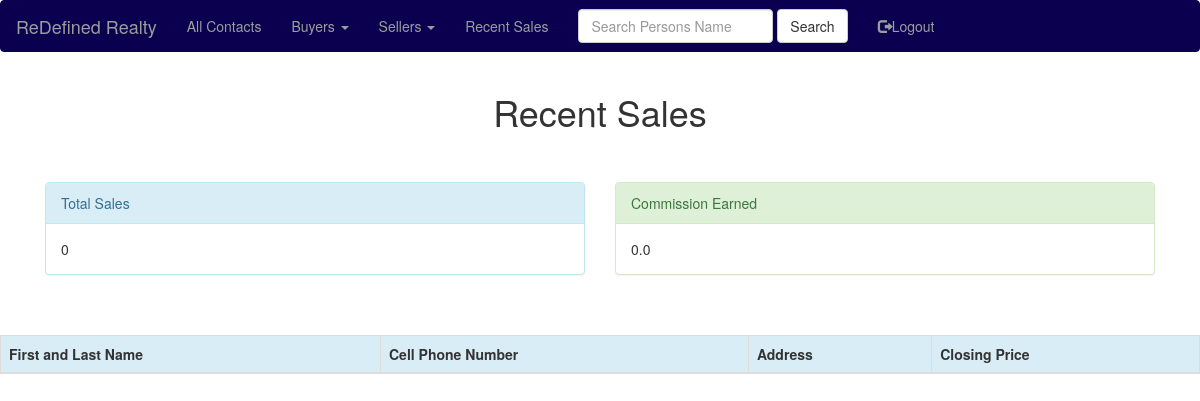
The page /recentsales (signed in) on the database as committed earlier.
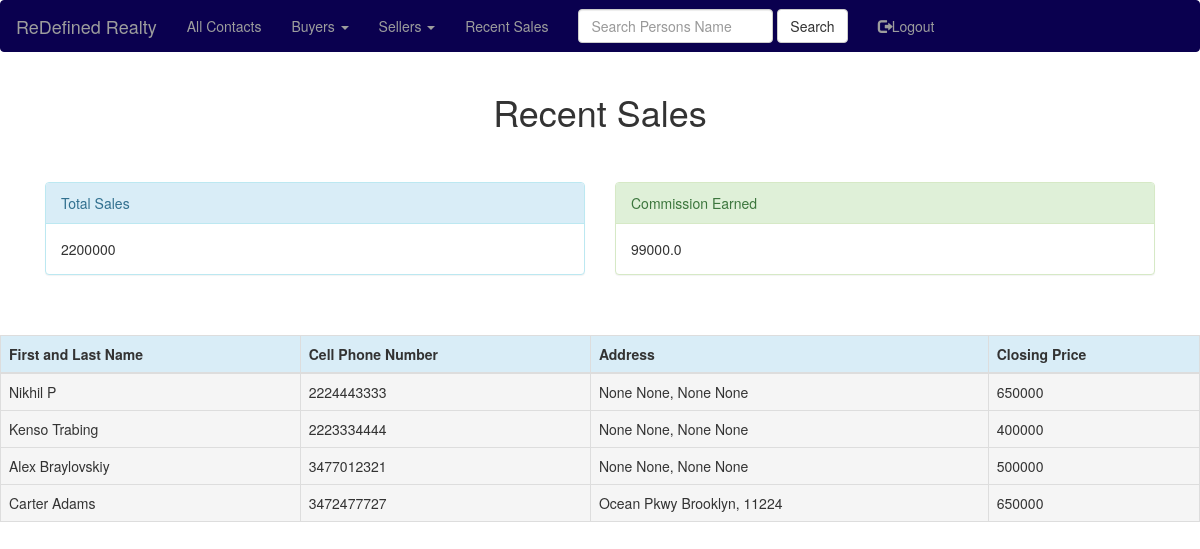
The same page on the database as committed later.
### app/models.py (models this page shows)
class ClosedDeals(db.Model):
    id = db.Column(db.Integer, primary_key=True)
    first_name=db.Column(db.String(20))
    last_name=db.Column(db.String(20))
    phone_cell=db.Column(db.Integer)
    ptype=db.Column(db.String(6))
    house_number=db.Column(db.String(140))
    street_name=db.Column(db.String(140))
    city_name=db.Column(db.String(140))
    state_name=db.Column(db.String(140))
    zip_code=db.Column(db.String(140))
    price=db.Column(db.Integer)
    user_account_pk=db.Column(db.Integer, db.ForeignKey('user.id'))

### app/routes.py (the view)
@app.route('/recentsales', methods=['GET'])
@login_required
def recentsales():
    all_closed_deals = view_closed_deals(current_user)
    tot_sales = 0
    for everyone in all_closed_deals:
        tot_sales = tot_sales + everyone.price
    tot_comm = tot_sales * 0.045
    return render_template('recentsales.html', title = 'Recent Sales', deals=all_closed_deals, total_s=tot_sales, commission = tot_comm)

### app/models.py (called while the page is built)
@login.user_loader
def load_user(id):
    return User.query.get(int(id))

### app/queryfunc.py (called while the page is built)
def view_closed_deals(current_user):
    currentuser = User.query.filter_by(username=current_user.username).first()
    user_account_pk = currentuser.id
    all_closed = ClosedDeals.query.filter_by(user_account_pk=user_account_pk).all()
    return all_closed

### app/templates/recentsales.html (shortened to what this page needs)
{% extends "base.html" %}
{% import 'bootstrap/wtf.html' as wtf %}
{% block app_content %}
    <center><h1>Recent Sales</h1></center>
<div class="col-sm-6">
    <div class="panel panel-info">
        <div class="panel-heading">Total Sales</div>
            <div class="panel-body">{{ total_s }}</div>
        </div>
    </div>
    <div class="col-md-6">
        <div class="panel panel-success">
            <div class="panel-heading">Commission Earned</div>
            <div class="panel-body">{{ commission }}</div>
        </div>
    </div>
</div>
    <div class="table-responsive">
        <table class="table table-bordered">
            <thead>
                <tr class="info">
                    <th>First and Last Name</th>
                    <th>Cell Phone Number</th>
                    <th>Address</th>
                    <th>Closing Price</th>
                </tr>
            </thead>
            {% for everyone in deals %}
            <TR>
                <TD class="active">{{ everyone.first_name }}  {{ everyone.last_name }}</a></TD>
                <TD class="active">{{ everyone.phone_cell }}</TD>
                <TD class="active">{{ everyone.street_number }} {{ everyone.street_name }} {{ everyone.city_name }}, {{ everyone.state_name }} {{ everyone.zip_code }}</TD>
                <TD class="active">{{ everyone.price }}</TD>
            </TR>
            {% endfor %}
        </table>
    </div>
{% endblock %}

### app/templates/base.html (shortened to what this page needs)
{% extends 'bootstrap/base.html' %}
{% block navbar %}
    <nav class="navbar bg-info navbar-inverse">
        <div class="container-fluid">
            <div class="navbar-header">
                <a class="navbar-brand" href="{{ url_for('index') }}">ReDefined Realty</a>
            </div>
            <div class="collapse navbar-collapse" id="bs-example-navbar-collapse-1">
                <ul class="nav navbar-nav navbar-left">
                    {% if current_user.is_anonymous %}
                    <li><a href="{{ url_for('login') }}"><span class="glyphicon glyphicon-log-in"></span>Login</a></li>
                    <li><a href="{{ url_for('register') }}"><span class="glyphicon glyphicon-user"></span>Register</a></li>
                    {% else %}
                    <li><a href="{{ url_for('people') }}">All Contacts</a></li>
                    <li class="dropdown">
                        <a class="dropdown-toggle" data-toggle="dropdown" href="#">Buyers
                        <span class="caret"></span></a>
                    </li>
                    <li class="dropdown">
                        <a class="dropdown-toggle" data-toggle="dropdown" href="#">Sellers
                        <span class="caret"></span></a>
                    </li>
                    <li><a href="{{ url_for('recentsales') }}">Recent Sales</a></li>
                    <form class="navbar-form navbar-left" method="post" action="{{ url_for('search_people') }}">
                        <div class="form-group">
                            <input type="text" name="search_string" class="form-control" placeholder="Search Persons Name">
                        </div>
                        <button type="submit" class="btn btn-default">Search</button>
                    </form>
                    <li><a href="{{ url_for('logout') }}"><span class="glyphicon glyphicon-log-out"></span>Logout</a></li>
                    {% endif %}
                </ul>
            </div>
        </div>
    </nav>
{% endblock %}
{% block content %}
    <div class="container">
        {% block app_content %}{% endblock %}
{% endblock %}
{% block styles %}
{{ super() }}
<link rel="stylesheet" href="/static/styles.css"/>
{% endblock %}

### app/static/styles.css (style rules this page uses)
.navbar { background-color: #0a004f; border-color: #0a004f; }
.navbar-inverse { background-color: #0a004f; border-color: #0a004f; }

Rows that differ between the two databases and show on the page:
added ClosedDeals: first_name "Nikhil", last_name "P", phone_cell "2224443333", street_name "None", city_name "None", state_name "None", zip_code "None", price "650000"
added ClosedDeals: first_name "Kenso", last_name "Trabing", phone_cell "2223334444", street_name "None", city_name "None", state_name "None", zip_code "None", price "400000"
added ClosedDeals: first_name "Alex", last_name "Braylovskiy", phone_cell "3477012321", street_name "None", city_name "None", state_name "None", zip_code "None", price "500000"
added ClosedDeals: first_name "Carter", last_name "Adams", phone_cell "3472477727", street_name "Ocean Pkwy", city_name "Brooklyn", zip_code "11224", price "650000"
Other text that changed with them:
{{ total_s }}: "0" → "2200000"
{{ commission }}: "0.0" → "99000.0"
